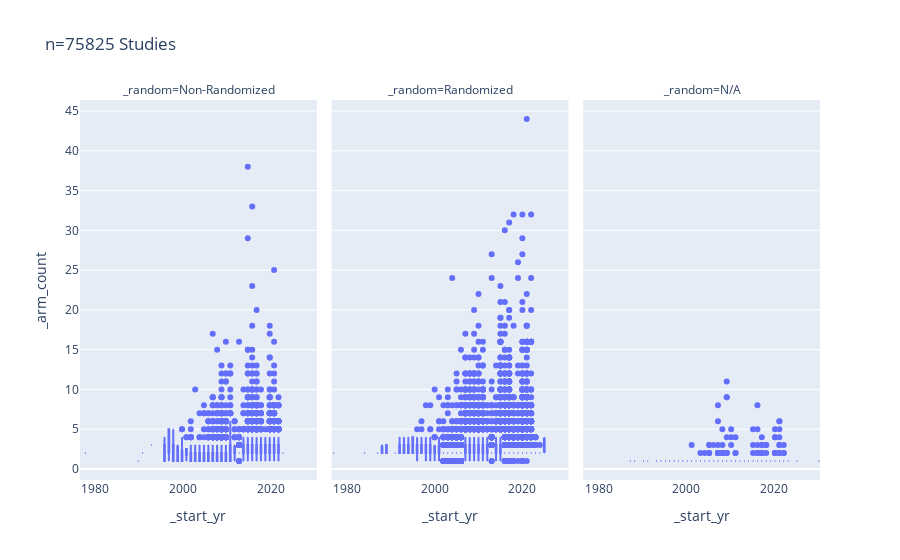

The notebook cell this image was saved under:
### Code cell
import plotly.express as px
import pandas as pd
protocol_feature = pd.read_feather(f"cache_75825.feather")
# this is a good chart. Sent to steve
px.box(
    protocol_feature,
    x="_start_yr",
    y="_arm_count",
    title=f"n={len(protocol_feature)} Studies",
    facet_col="_random",
)

### Figure 1 — Plotly figure (JSON) as saved in the notebook; plotly's stock layout.template omitted (floating-point values rounded to 4 significant figures; data arrays with more than 128 entries replaced by an {"elided": "..."} marker saying what was removed)
{"data": [{"alignmentgroup": "True", "hovertemplate": "_random=Non-Randomized<br>_start_yr=%{x}<br>_arm_count=%{y}<extra></extra>", "legendgroup": "", "marker": {"color": "#636efa"}, "name": "", "notched": false, "offsetgroup": "", "orientation": "v", "showlegend": false, "type": "box", "x": {"elided": "8612 int values"}, "x0": " ", "xaxis": "x", "y": {"elided": "8612 int values"}, "y0": " ", "yaxis": "y"}, {"alignmentgroup": "True", "hovertemplate": "_random=Randomized<br>_start_yr=%{x}<br>_arm_count=%{y}<extra></extra>", "legendgroup": "", "marker": {"color": "#636efa"}, "name": "", "notched": false, "offsetgroup": "", "orientation": "v", "showlegend": false, "type": "box", "x": {"elided": "50049 int values"}, "x0": " ", "xaxis": "x2", "y": {"elided": "50049 int values"}, "y0": " ", "yaxis": "y2"}, {"alignmentgroup": "True", "hovertemplate": "_random=N/A<br>_start_yr=%{x}<br>_arm_count=%{y}<extra></extra>", "legendgroup": "", "marker": {"color": "#636efa"}, "name": "", "notched": false, "offsetgroup": "", "orientation": "v", "showlegend": false, "type": "box", "x": {"elided": "17164 int values"}, "x0": " ", "xaxis": "x3", "y": {"elided": "17164 int values"}, "y0": " ", "yaxis": "y3"}], "layout": {"annotations": [{"font": {}, "showarrow": false, "text": "_random=Non-Randomized", "x": 0.16, "xanchor": "center", "xref": "paper", "y": 1, "yanchor": "bottom", "yref": "paper"}, {"font": {}, "showarrow": false, "text": "_random=Randomized", "x": 0.5, "xanchor": "center", "xref": "paper", "y": 1, "yanchor": "bottom", "yref": "paper"}, {"font": {}, "showarrow": false, "text": "_random=N/A", "x": 0.84, "xanchor": "center", "xref": "paper", "y": 1, "yanchor": "bottom", "yref": "paper"}], "boxmode": "group", "legend": {"tracegroupgap": 0}, "title": {"text": "n=75825 Studies"}, "xaxis": {"anchor": "y", "domain": [0, 0.32], "title": {"text": "_start_yr"}}, "xaxis2": {"anchor": "y2", "domain": [0.34, 0.66], "matches": "x", "title": {"text": "_start_yr"}}, "xaxis3": {"anchor": "y3", "domain": [0.68, 1.0], "matches": "x", "title": {"text": "_start_yr"}}, "yaxis": {"anchor": "x", "domain": [0, 1], "title": {"text": "_arm_count"}}, "yaxis2": {"anchor": "x2", "domain": [0, 1], "matches": "y", "showticklabels": false}, "yaxis3": {"anchor": "x3", "domain": [0, 1], "matches": "y", "showticklabels": false}}}
